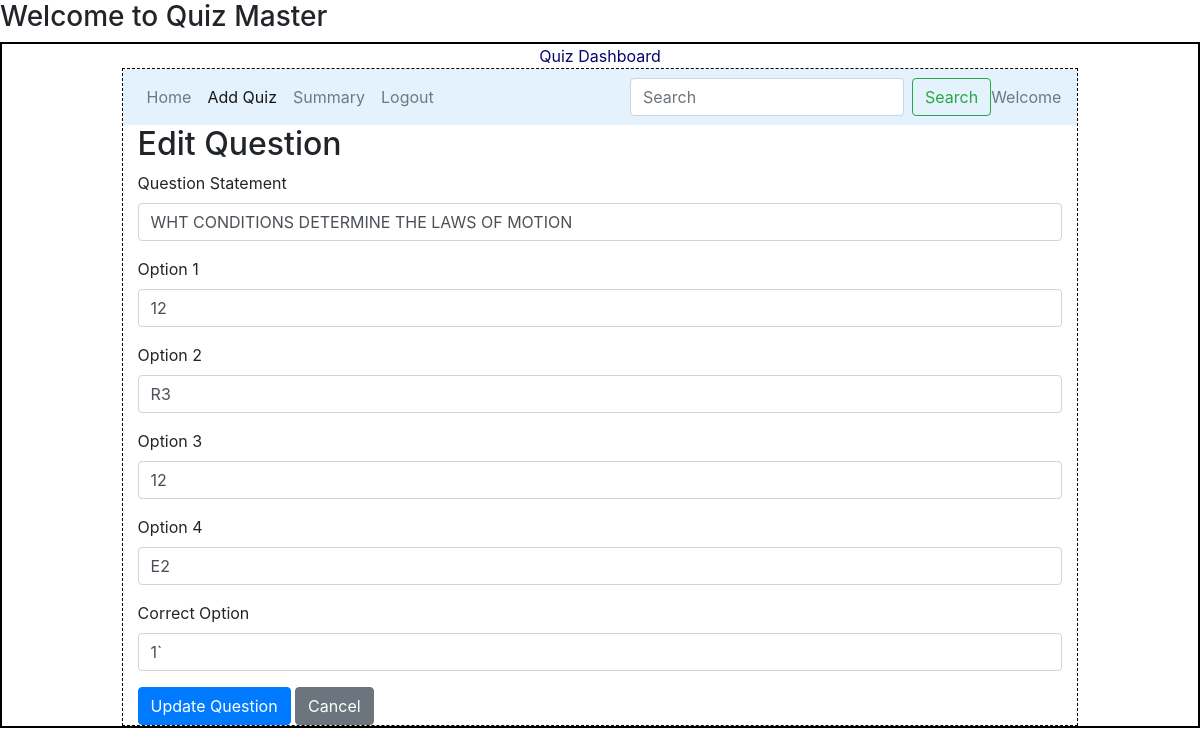
/edit_question/1, run on the app's committed database.
### models/model1.py (models this page shows)
class Questions(db.Model):
    __tablename__="questions"
    id=db.Column(db.Integer,primary_key=True)
    quiz_id=db.Column(db.Integer,db.ForeignKey("quiz.id"),nullable=False)
    question_statement=db.Column(db.String,nullable=False)
    option1=db.Column(db.String,nullable=False)
    option2=db.Column(db.String,nullable=False)
    option3=db.Column(db.String,nullable=False)
    option4=db.Column(db.String,nullable=False)
    correct_option=db.Column(db.String,nullable=False)

### controllers/routes.py (the view, shortened to what this page needs)
@app.route('/edit_question/<id>',methods=['GET','POST'])
def edit_question(id):
    ques = Questions.query.get_or_404(id)
    return render_template("edit_question.html", ques=ques)

### templates/edit_question.html
{% extends "quiz_layout.html" %}
{% block content %}
<div class="container">
  <h2>Edit Question</h2>
  <form method="POST" action="{{ url_for('edit_question',id=ques.id) }}">
    <div class="form-group">
      <label for="question_statement">Question Statement</label>
      <input type="text" class="form-control" id="question_statement" name="question_statement"
             value="{{ ques.question_statement }}" required>
    </div>
    <div class="form-group">
      <label for="option1">Option 1</label>
      <input type="text" class="form-control" id="option1" name="option1"
             value="{{ ques.option1 }}" required>
    </div>
    <div class="form-group">
      <label for="option2">Option 2</label>
      <input type="text" class="form-control" id="option2" name="option2"
             value="{{ ques.option2 }}" required>
    </div>
    <div class="form-group">
      <label for="option3">Option 3</label>
      <input type="text" class="form-control" id="option3" name="option3"
             value="{{ ques.option3 }}" required>
    </div>
    <div class="form-group">
      <label for="option4">Option 4</label>
      <input type="text" class="form-control" id="option4" name="option4"
             value="{{ ques.option4 }}" required>
    </div>
    <div class="form-group">
      <label for="correct_option">Correct Option</label>
      <input type="text" class="form-control" id="correct_option" name="correct_option"
             value="{{ ques.correct_option }}" required>
    </div>
    <button type="submit" class="btn btn-primary">Update Question</button>
    <a href="{{ url_for('quizManagement_dashboard', chapter_id=ques.quiz.chapter_id, quiz_name=ques.quiz.quiz_name) }}"
       class="btn btn-secondary">Cancel</a>
  </form>
</div>
{% endblock %}

### static/main.css (style rules this page uses)
* { margin:0px; }

### data on the page
Questions: question_statement "WHT CONDITIONS DETERMINE THE LAWS OF MOTION", option1 "12", option2 "R3", option3 "12", option4 "E2", correct_option "1`"
